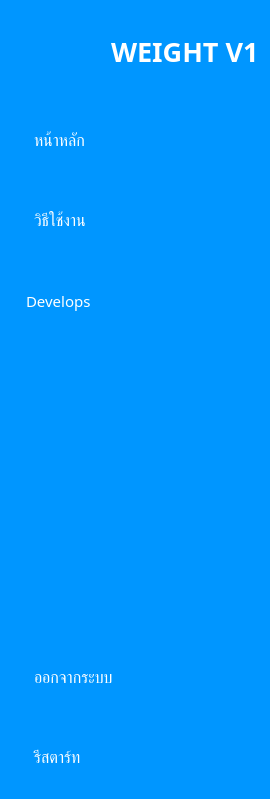
     <widget class="QWidget" name="show_sidebar" native="true">
      <property name="enabled">
       <bool>true</bool>
      </property>
      <property name="styleSheet">
       <string notr="true">QWidget {
	background-color: rgb(0, 150, 255);
	border-radius: 10px;
}

QPushButton {
	background-color: rgb(0, 150, 255);
	color: white;
	text-align: left;
	height: 30px;
	border: none;
	border-top-left-radius: 10px;
	border-bottom-left-radius: 10px;
	padding: 15px;
}

QPushButton:checked {
	background-color: #f5fafe;
	color: rgb(0, 150, 255);
	font-weight: bold;
}</string>
      </property>
      <layout class="QVBoxLayout" name="verticalLayout_41">
       <property name="spacing">
        <number>20</number>
       </property>
       <item>
        <layout class="QHBoxLayout" name="horizontalLayout_2">
         <property name="topMargin">
          <number>0</number>
         </property>
         <property name="rightMargin">
          <number>0</number>
         </property>
         <item>
          <widget class="QLabel" name="profile_img1">
           <property name="minimumSize">
            <size>
             <width>80</width>
             <height>80</height>
            </size>
           </property>
           <property name="maximumSize">
            <size>
             <width>80</width>
             <height>80</height>
            </size>
           </property>
           <property name="text">
            <string/>
           </property>
           <property name="pixmap">
            <pixmap resource="resource.qrc">:/assets/images/polipharm.png</pixmap>
           </property>
           <property name="scaledContents">
            <bool>true</bool>
           </property>
          </widget>
         </item>
         <item>
          <widget class="QLabel" name="label_3">
           <property name="font">
            <font>
             <family>Kanit</family>
             <pointsize>20</pointsize>
             <bold>true</bold>
            </font>
           </property>
           <property name="styleSheet">
            <string notr="true">color: rgb(255, 255, 255);</string>
           </property>
           <property name="text">
            <string>WEIGHT V1</string>
           </property>
          </widget>
         </item>
        </layout>
       </item>
       <item>
        <layout class="QVBoxLayout" name="verticalLayout_2">
         <property name="spacing">
          <number>20</number>
         </property>
         <property name="topMargin">
          <number>0</number>
         </property>
         <item>
          <widget class="QPushButton" name="home_1">
           <property name="font">
            <font>
             <family>Kanit</family>
             <pointsize>12</pointsize>
             <bold>false</bold>
            </font>
           </property>
           <property name="cursor">
            <cursorShape>PointingHandCursor</cursorShape>
           </property>
           <property name="text">
            <string>  หน้าหลัก</string>
           </property>
           <property name="icon">
            <iconset resource="resource.qrc">
             <normaloff>:/assets/icon/home.png</normaloff>:/assets/icon/home.png</iconset>
           </property>
           <property name="iconSize">
            <size>
             <width>40</width>
             <height>40</height>
            </size>
           </property>
           <property name="checkable">
            <bool>true</bool>
           </property>
           <property name="autoExclusive">
            <bool>true</bool>
           </property>
          </widget>
         </item>
         <item>
          <widget class="QPushButton" name="manual_1">
           <property name="font">
            <font>
             <family>Kanit</family>
             <pointsize>12</pointsize>
            </font>
           </property>
           <property name="cursor">
            <cursorShape>PointingHandCursor</cursorShape>
           </property>
           <property name="text">
            <string>  วิธีใช้งาน</string>
           </property>
           <property name="icon">
            <iconset resource="resource.qrc">
             <normaloff>:/assets/icon/manual_1.png</normaloff>:/assets/icon/manual_1.png</iconset>
           </property>
           <property name="iconSize">
            <size>
             <width>40</width>
             <height>40</height>
            </size>
           </property>
           <property name="checkable">
            <bool>true</bool>
           </property>
           <property name="autoExclusive">
            <bool>true</bool>
           </property>
          </widget>
         </item>
         <item>
          <widget class="QPushButton" name="develops_1">
           <property name="font">
            <font>
             <family>Kanit</family>
             <pointsize>11</pointsize>
            </font>
           </property>
           <property name="cursor">
            <cursorShape>PointingHandCursor</cursorShape>
           </property>
           <property name="text">
            <string>Develops </string>
           </property>
           <property name="icon">
            <iconset resource="resource.qrc">
             <normaloff>:/assets/icon/developer.png</normaloff>:/assets/icon/developer.png</iconset>
           </property>
           <property name="iconSize">
            <size>
             <width>50</width>
             <height>50</height>
            </size>
           </property>
           <property name="checkable">
            <bool>true</bool>
           </property>
           <property name="autoExclusive">
            <bool>true</bool>
           </property>
          </widget>
         </item>
        </layout>
       </item>
       <item>
        <spacer name="verticalSpacer_2">
         <property name="orientation">
          <enum>Qt::Vertical</enum>
         </property>
         <property name="sizeHint" stdset="0">
          <size>
           <width>20</width>
           <height>297</height>
          </size>
         </property>
        </spacer>
       </item>
       <item>
        <layout class="QVBoxLayout" name="verticalLayout_4">
         <item>
          <widget class="QPushButton" name="signout_1">
           <property name="font">
            <font>
             <family>Kanit</family>
             <pointsize>12</pointsize>
             <strikeout>false</strikeout>
             <kerning>true</kerning>
            </font>
           </property>
           <property name="cursor">
            <cursorShape>PointingHandCursor</cursorShape>
           </property>
           <property name="text">
            <string>  ออกจากระบบ</string>
           </property>
           <property name="icon">
            <iconset resource="resource.qrc">
             <normaloff>:/assets/icon/logout.png</normaloff>:/assets/icon/logout.png</iconset>
           </property>
           <property name="iconSize">
            <size>
             <width>50</width>
             <height>50</height>
            </size>
           </property>
           <property name="shortcut">
            <string notr="true">Ctrl+S</string>
           </property>
          </widget>
         </item>
         <item>
          <widget class="QPushButton" name="restart_program_1">
           <property name="font">
            <font>
             <family>Kanit</family>
             <pointsize>12</pointsize>
             <strikeout>false</strikeout>
             <kerning>true</kerning>
            </font>
           </property>
           <property name="cursor">
            <cursorShape>PointingHandCursor</cursorShape>
           </property>
           <property name="text">
            <string>  รีสตาร์ท</string>
           </property>
           <property name="icon">
            <iconset resource="resource.qrc">
             <normaloff>:/assets/icon/restart.png</normaloff>:/assets/icon/restart.png</iconset>
           </property>
           <property name="iconSize">
            <size>
             <width>50</width>
             <height>50</height>
            </size>
           </property>
           <property name="shortcut">
            <string notr="true">Ctrl+S</string>
           </property>
          </widget>
         </item>
        </layout>
       </item>
      </layout>
     </widget>
